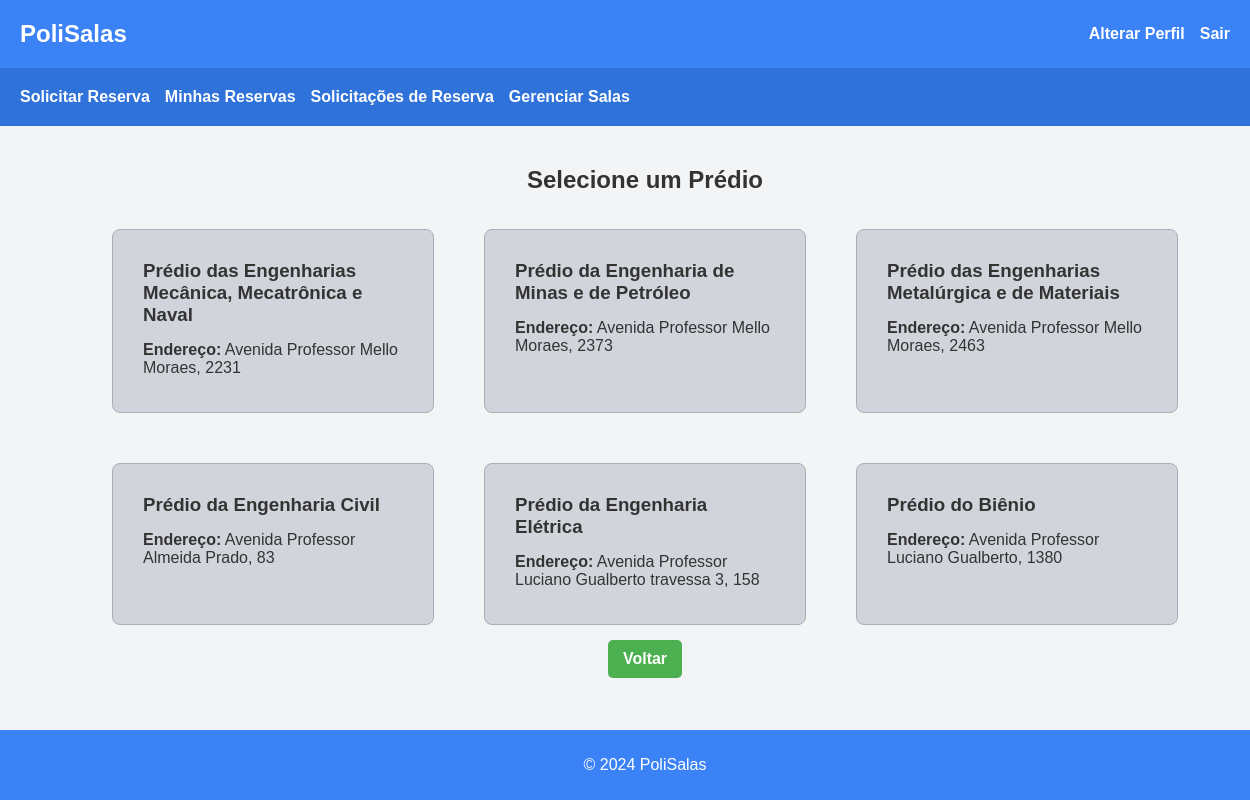
Page /selecionar-predio/ (signed in) on the committed database.
### reservas/models.py (models this page shows, shortened)
class Predio(models.Model):
    nome = models.CharField(max_length=100)
    endereco = models.CharField(max_length=200)

### reservas/views.py (the view)
# urls.py: path('selecionar-predio/', views.selecionar_predio, name='selecionar_predio'),
@login_required
def selecionar_predio(request):
    predios = Predio.objects.all()  # Obtém todos os prédios
    return render(request, 'reservas/selecionar_predio.html', {'predios': predios})

### reservas/templates/reservas/selecionar_predio.html
{% extends 'reservas/base.html' %}
{% block content %}
<h2>Selecione um Prédio</h2>
<div class="cards-container">
    {% for predio in predios %}
    <a href="{% url 'gerenciar_salas' predio.id %}" class="card">
        <div class="card-content">
            <h3>{{ predio.nome }}</h3>
            <p><strong>Endereço:</strong> {{ predio.endereco }}</p>
        </div>
    </a>
    {% endfor %}
</div>
<a href="{% url 'home' %}" class="button-reserva voltar">Voltar</a>
{% endblock %}

### reservas/static/css/style.css (style rules this page uses)
body { font-family: Arial, sans-serif; background-color: #f3f4f6; margin: 0; padding: 0; min-height: 100vh; display: flex; flex-direction: column; }
h2 { color: #333; margin-bottom: 20px; }
.cards-container { display: flex; flex-wrap: wrap; gap: 20px; justify-content: center; width: 100%; }
.card { background-color: #d1d5db; border: 1px solid #a8aeb5; border-radius: 8px; width: 300px; overflow: hidden; text-decoration: none; color: inherit; transition: box-shadow 0.3s, transform 0.2s; padding: 10px; margin: 15px; }
.card-content { padding: 20px; }
.card-content h3 { margin-top: 0; margin-bottom: 15px; color: #333; }
.card-content p { margin: 5px 0; color: #333; }
button, .button-reserva, .new-request-button { background-color: #3b82f6; color: white; padding: 10px 15px; border-radius: 5px; border: none; cursor: pointer; font-weight: bold; transition: background-color 0.3s, transform 0.2s; text-decoration: none; display: inline-block; }
.button-reserva.voltar { background-color: #4caf50; }

### rows in the picture
Predio: nome "Prédio das Engenharias Mecânica, Mecatrônica e Naval", endereco "Avenida Professor Mello Moraes, 2231"
Predio: nome "Prédio da Engenharia de Minas e de Petróleo", endereco "Avenida Professor Mello Moraes, 2373"
Predio: nome "Prédio das Engenharias Metalúrgica e de Materiais", endereco "Avenida Professor Mello Moraes, 2463"
Predio: nome "Prédio da Engenharia Civil", endereco "Avenida Professor Almeida Prado, 83"
Predio: nome "Prédio da Engenharia Elétrica", endereco "Avenida Professor Luciano Gualberto travessa 3, 158"
Predio: nome "Prédio do Biênio", endereco "Avenida Professor Luciano Gualberto, 1380"
